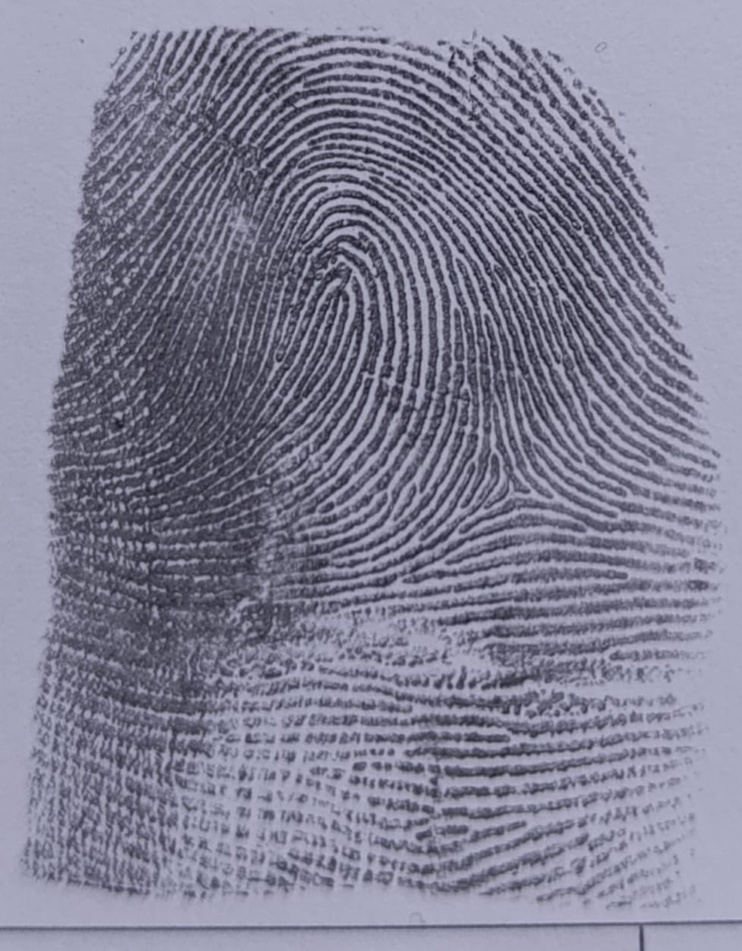
#> input picture uploads/20250324_113944_1_IMG-20250319-WA0136.jpg, 742 x 951 px, shrunk from 979 x 1256 before the run
$ python -i feature_extraction.py   (imports and definitions only)   (older library calls are emulated)
#> lines starting #> are read from the running program, lines starting #| are printed output that depends on the picture
#> further down, picture is the input picture: shape (951, 742, 3); mean B, G, R 148.5, 128.8, 129.6
import cv2
import numpy as np

def extract_features(image):
    """استخراج الخصائص من صورة البصمة"""
    try:
        # تحويل الصورة إلى تدرج رمادي إذا كانت ملونة
        if len(image.shape) == 3:
            gray = cv2.cvtColor(image, cv2.COLOR_BGR2GRAY)
        else:
            gray = image

        # تطبيق فلتر Sobel للكشف عن الحواف
        sobelx = cv2.Sobel(gray, cv2.CV_64F, 1, 0, ksize=3)
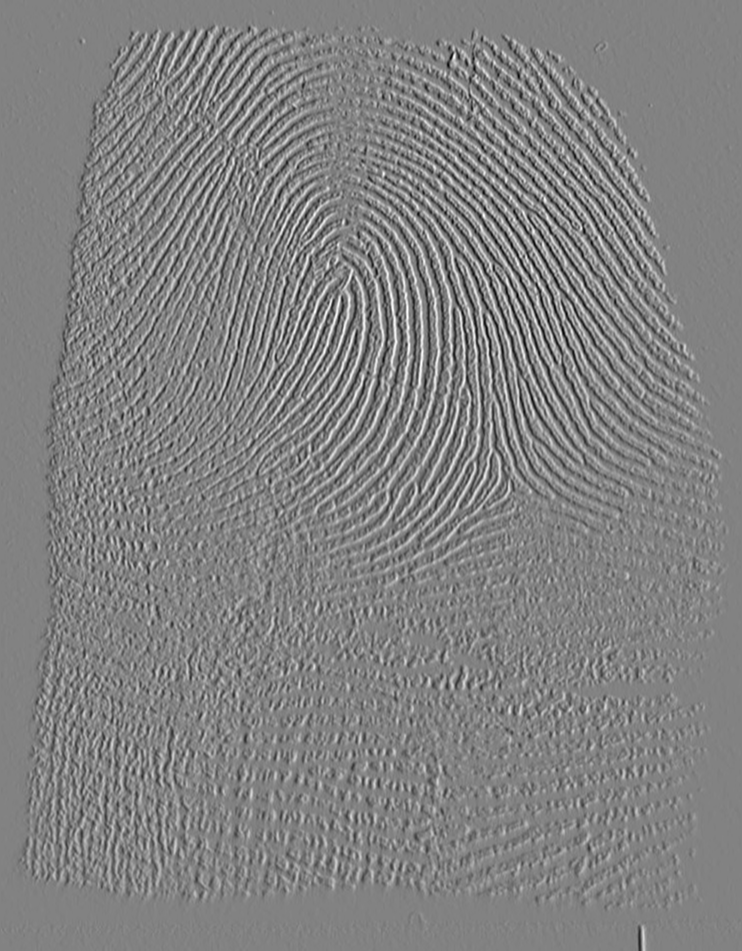
#> sobelx: shape (951, 742) float64; min -441, max 424, mean 0.1; drawn with min black and max white
        sobely = cv2.Sobel(gray, cv2.CV_64F, 0, 1, ksize=3)
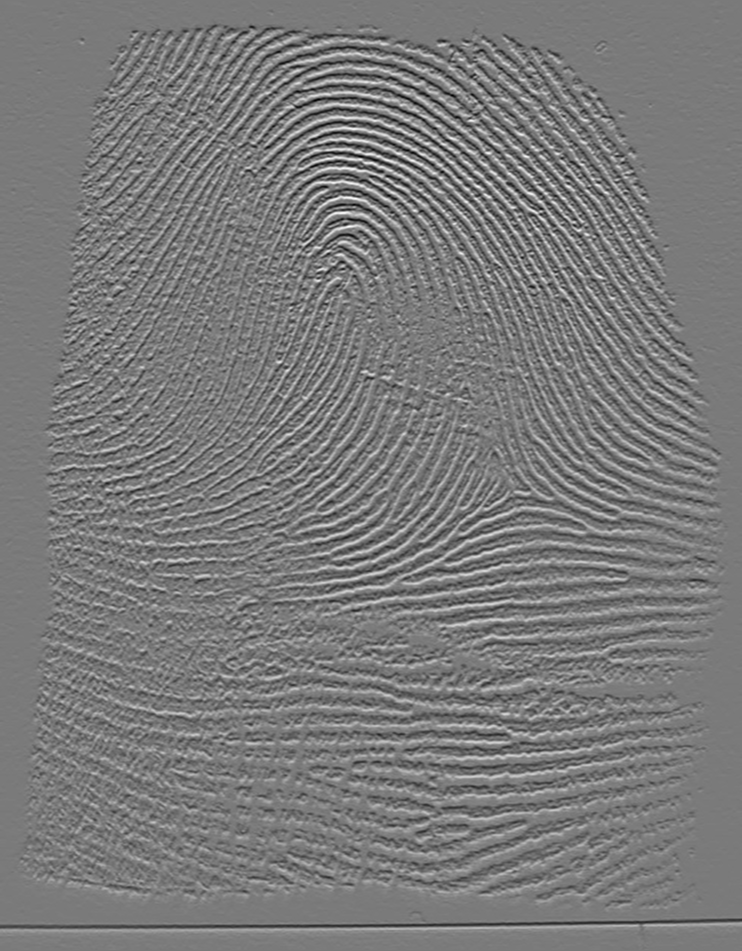
#> sobely: shape (951, 742) float64; min -407, max 440, mean 0; drawn with min black and max white

        # حساب اتجاه الحواف
        direction = np.arctan2(sobely, sobelx)
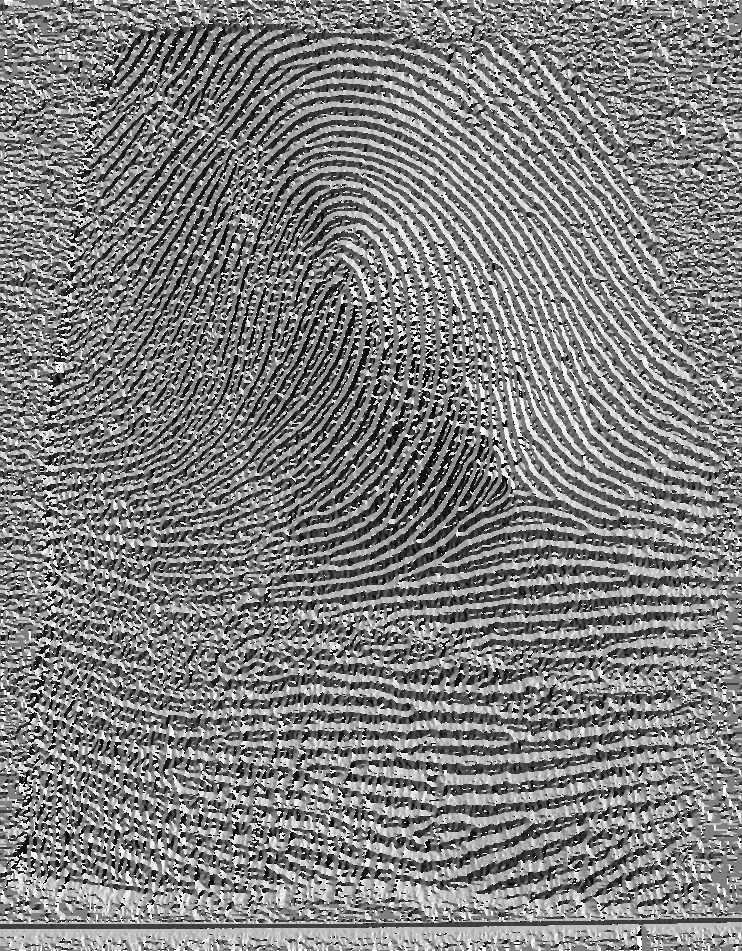
#> direction: shape (951, 742) float64; min -3.14, max 3.14, mean 0.019; drawn with min black and max white

        # حساب قوة الحواف
        magnitude = np.sqrt(sobelx**2 + sobely**2)
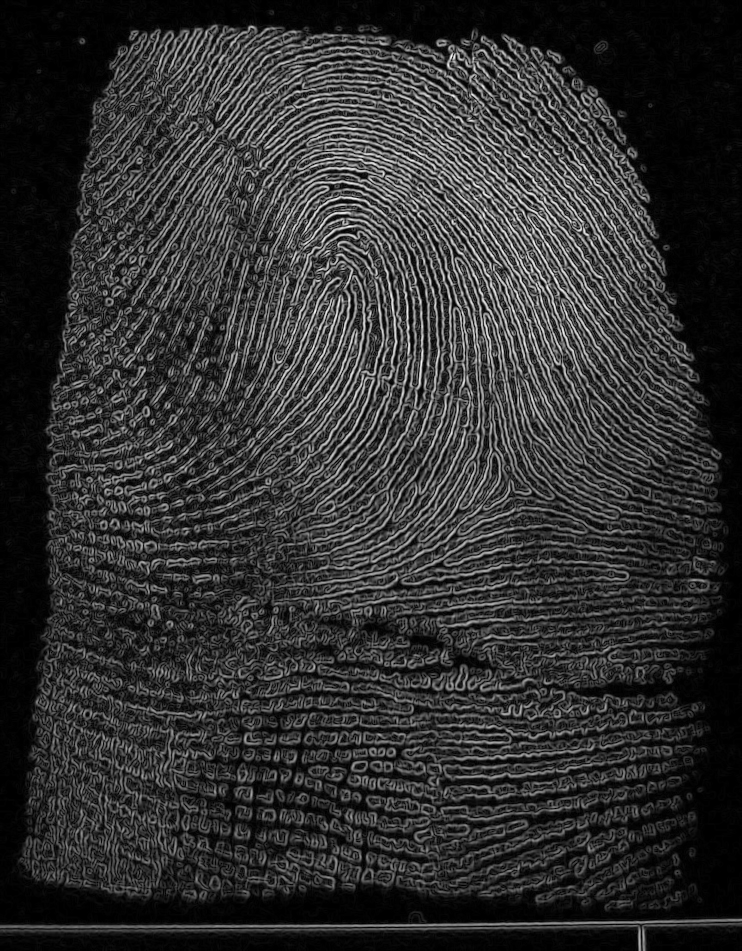
#> magnitude: shape (951, 742) float64; min 0, max 449, mean 86.7; drawn with min black and max white

        # تطبيق العتبة للحصول على الحواف
        edges = cv2.threshold(magnitude.astype(np.uint8), 0, 255, cv2.THRESH_BINARY + cv2.THRESH_OTSU)[1]
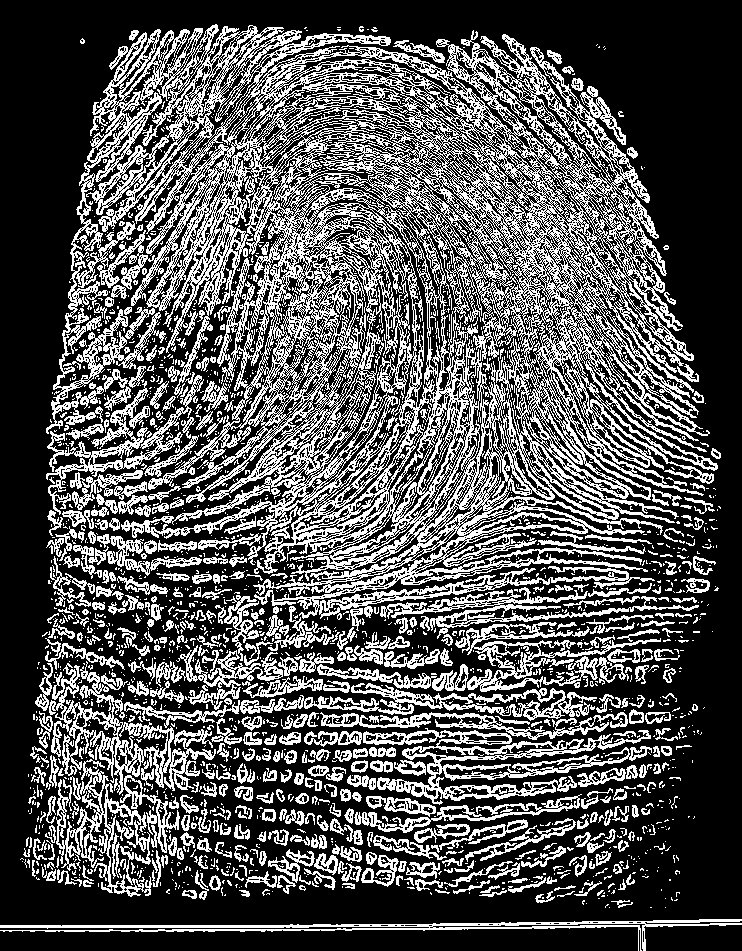
#> edges: shape (951, 742); 32.9% white in thin lines or dots

        # حساب كثافة الحواف
        edge_density = np.sum(edges) / (edges.shape[0] * edges.shape[1])
#> edge_density = 83.87

        # حساب متوسط قوة الحواف
        mean_magnitude = np.mean(magnitude)
#> mean_magnitude = 86.71

        # حساب التباين المحلي
        local_contrast = cv2.Laplacian(gray, cv2.CV_64F).var()
#> local_contrast = 264.6

        # تجميع الخصائص
        features = {
            'edge_density': float(edge_density),
            'mean_magnitude': float(mean_magnitude),
            'local_contrast': float(local_contrast),
            'direction_histogram': np.histogram(direction.flatten(), bins=36, range=(-np.pi, np.pi))[0].tolist()
        }

        return features
    except Exception as e:
        print(f"Error in extract_features: {str(e)}")
        # إرجاع قاموس فارغ بدلاً من None
        return {
            'edge_density': 0.0,
            'mean_magnitude': 0.0,
            'local_contrast': 0.0,
            'direction_histogram': [0] * 36
        }

def visualize_features(image, features):
    """تصور الخصائص المستخرجة"""
    try:
        # نسخ الصورة
        if len(image.shape) == 2:
            visualization = cv2.cvtColor(image.copy(), cv2.COLOR_GRAY2BGR)
        else:
            visualization = image.copy()

        # تطبيق فلتر Sobel
        sobelx = cv2.Sobel(image, cv2.CV_64F, 1, 0, ksize=3)
        sobely = cv2.Sobel(image, cv2.CV_64F, 0, 1, ksize=3)

        # حساب اتجاه الحواف
        direction = np.arctan2(sobely, sobelx)

        # رسم اتجاه الحواف
        for y in range(0, image.shape[0], 10):
            for x in range(0, image.shape[1], 10):
                angle = direction[y, x]
                end_x = int(x + 10 * np.cos(angle))
                end_y = int(y + 10 * np.sin(angle))
                cv2.line(visualization, (x, y), (end_x, end_y), (0, 255, 0), 1)

        return visualization
    except Exception as e:
        print(f"Error in visualize_features: {str(e)}")
        return image

>>> import cv2
>>> picture = cv2.imread('../../uploads/20250324_113944_1_IMG-20250319-WA0136.jpg')
>>> result = extract_features(picture)
#> result = 4 items

$ run again, on uploads/20250324_113944_2_IMG-20250319-WA0135.jpg
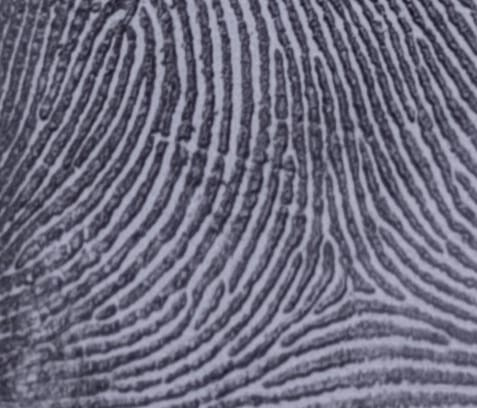
#> input picture uploads/20250324_113944_2_IMG-20250319-WA0135.jpg, 477 x 408 px
#> picture is the input picture: shape (408, 477, 3); mean B, G, R 126.8, 108, 109.4
#> in extract_features, `magnitude = np.sqrt(sobelx**2 + sobely**2)`:
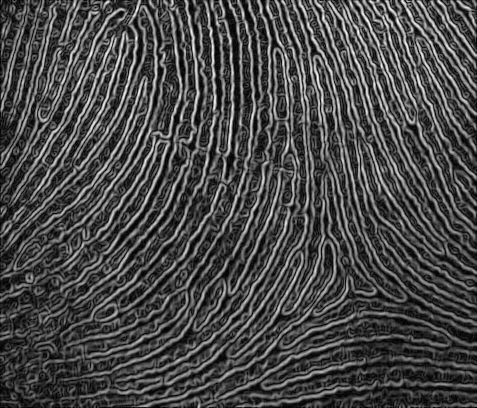
#> magnitude: shape (408, 477) float64; min 0, max 382.8, mean 109; drawn with min black and max white
#> in extract_features, `edges = cv2.threshold(magnitude.astype(np.uint8), 0, 255, cv2.THRESH_B..`:
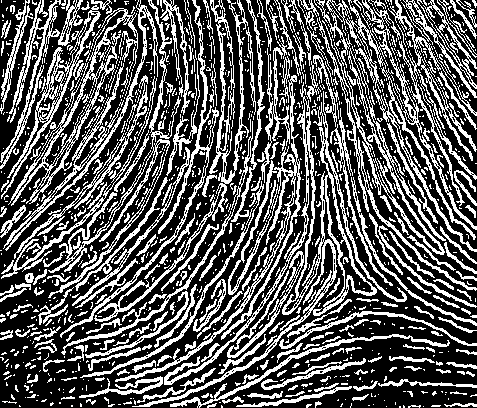
#> edges: shape (408, 477); 35.4% white in thin lines or dots
#> edge_density = 90.26
#> mean_magnitude = 109
#> local_contrast = 218.1
#> result = 4 items
